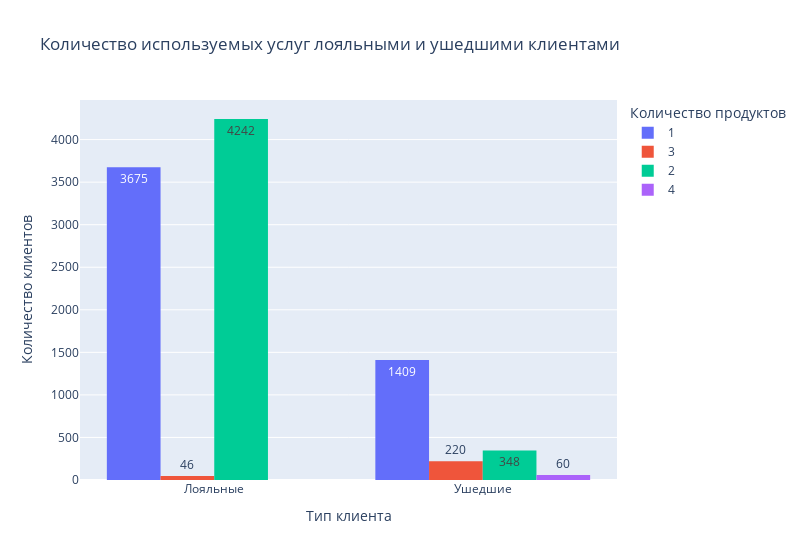

Notebook source saved alongside this figure:
### Markdown cell above
Проанализируем как **отток клиентов зависит от числа приобретённых у банка услуг.**

### Code cell
#Построим многоуровневую столбчатую диаграмму
fig_NoF = px.histogram(churn_data, 
        x="Exited", 
        y="NumOfProducts", 
        histfunc='count', 
        color="NumOfProducts", 
        barmode='group',
        text_auto=True,
        width=800,
        title='Количество используемых услуг лояльными и ушедшими клиентами', 
        labels=dict(NumOfProducts='Количество продуктов', Exited='Тип клиента')
        )
#Переименуем ось Y и значения оси X
fig_NoF.update_layout(yaxis_title_text='Количество клиентов')
fig_NoF.update_xaxes(tickmode="array", ticktext=['Лояльные','Ушедшие'], tickvals=[0,1])

fig_NoF.show("png")

### Figure 1 — Plotly figure (JSON) as saved in the notebook; plotly's stock layout.template omitted (floating-point values rounded to 4 significant figures; data arrays with more than 128 entries replaced by an {"elided": "..."} marker saying what was removed)
{"data": [{"alignmentgroup": "True", "bingroup": "x", "histfunc": "count", "hovertemplate": "Количество продуктов=1<br>Тип клиента=%{x}<br>count=%{y}<extra></extra>", "legendgroup": "1", "marker": {"color": "#636efa", "pattern": {"shape": ""}}, "name": "1", "offsetgroup": "1", "orientation": "v", "showlegend": true, "texttemplate": "%{value}", "type": "histogram", "x": {"elided": "5084 int values"}, "xaxis": "x", "y": {"elided": "5084 int values"}, "yaxis": "y"}, {"alignmentgroup": "True", "bingroup": "x", "histfunc": "count", "hovertemplate": "Количество продуктов=3<br>Тип клиента=%{x}<br>count=%{y}<extra></extra>", "legendgroup": "3", "marker": {"color": "#EF553B", "pattern": {"shape": ""}}, "name": "3", "offsetgroup": "3", "orientation": "v", "showlegend": true, "texttemplate": "%{value}", "type": "histogram", "x": {"elided": "266 int values"}, "xaxis": "x", "y": {"elided": "266 int values"}, "yaxis": "y"}, {"alignmentgroup": "True", "bingroup": "x", "histfunc": "count", "hovertemplate": "Количество продуктов=2<br>Тип клиента=%{x}<br>count=%{y}<extra></extra>", "legendgroup": "2", "marker": {"color": "#00cc96", "pattern": {"shape": ""}}, "name": "2", "offsetgroup": "2", "orientation": "v", "showlegend": true, "texttemplate": "%{value}", "type": "histogram", "x": {"elided": "4590 int values"}, "xaxis": "x", "y": {"elided": "4590 int values"}, "yaxis": "y"}, {"alignmentgroup": "True", "bingroup": "x", "histfunc": "count", "hovertemplate": "Количество продуктов=4<br>Тип клиента=%{x}<br>count=%{y}<extra></extra>", "legendgroup": "4", "marker": {"color": "#ab63fa", "pattern": {"shape": ""}}, "name": "4", "offsetgroup": "4", "orientation": "v", "showlegend": true, "texttemplate": "%{value}", "type": "histogram", "x": [1, 1, 1, 1, 1, 1, 1, 1, 1, 1, 1, 1, 1, 1, 1, 1, 1, 1, 1, 1, 1, 1, 1, 1, 1, 1, 1, 1, 1, 1, 1, 1, 1, 1, 1, 1, 1, 1, 1, 1, 1, 1, 1, 1, 1, 1, 1, 1, 1, 1, 1, 1, 1, 1, 1, 1, 1, 1, 1, 1], "xaxis": "x", "y": [4, 4, 4, 4, 4, 4, 4, 4, 4, 4, 4, 4, 4, 4, 4, 4, 4, 4, 4, 4, 4, 4, 4, 4, 4, 4, 4, 4, 4, 4, 4, 4, 4, 4, 4, 4, 4, 4, 4, 4, 4, 4, 4, 4, 4, 4, 4, 4, 4, 4, 4, 4, 4, 4, 4, 4, 4, 4, 4, 4], "yaxis": "y"}], "layout": {"barmode": "group", "legend": {"title": {"text": "Количество продуктов"}, "tracegroupgap": 0}, "title": {"text": "Количество используемых услуг лояльными и ушедшими клиентами"}, "width": 800, "xaxis": {"anchor": "y", "domain": [0, 1], "tickmode": "array", "ticktext": ["Лояльные", "Ушедшие"], "tickvals": [0, 1], "title": {"text": "Тип клиента"}}, "yaxis": {"anchor": "x", "categoryarray": [4, 2, 3, 1], "categoryorder": "array", "domain": [0, 1], "title": {"text": "Количество клиентов"}}}}
